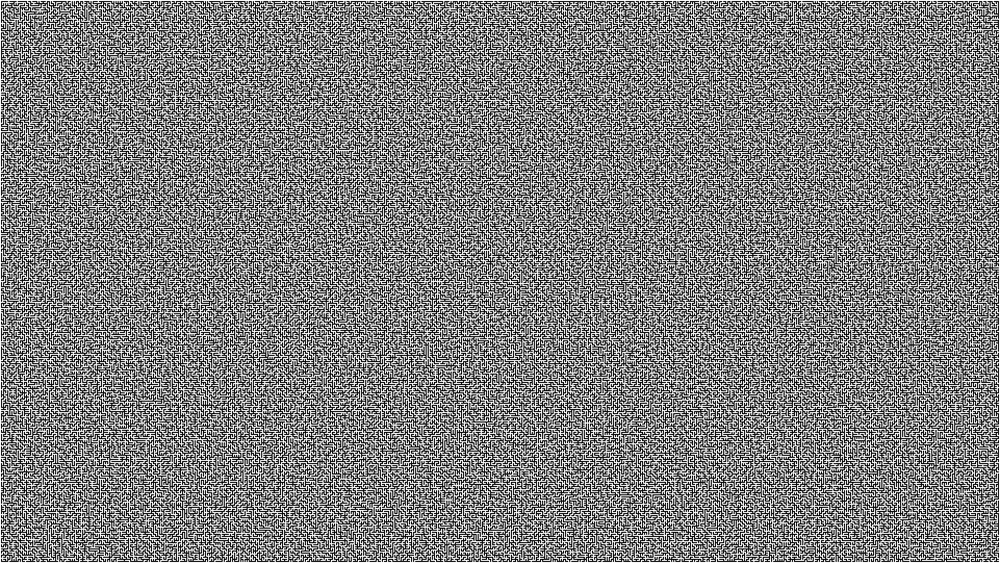
#> input picture image.pgm, 1000 x 563 px, shrunk from 1922 x 1082 before the run
$ python a.py
#> lines starting #> are read from the running program, lines starting #| are printed output that depends on the picture
from PIL import Image
from matplotlib import pyplot as plt
import math

img = Image.open("image.pgm")
#> img is the input picture: PIL image 1000x563 L; min 0, max 255, mean 127.9
img = img.convert(mode='RGB')
#> img: PIL image 1000x563 RGB

dark_border = (13, 37 ,75)
dark_passage = (36, 61 ,101)
light_border = (50, 78 , 128)
light_passage = (74, 102 ,149)

pixels = img.load()
for i in range(img.size[0]):
    for j in range(img.size[1]):
        ratio_x = abs(img.size[0]/2 -i) / (img.size[0]/2)
        ratio_y = abs(img.size[1]/2 -j) / (img.size[1]/2)
        ratio = math.sqrt(ratio_x*ratio_x + ratio_y*ratio_y)
        if pixels[i,j] != (0, 0, 0):
            pixels[i,j] = (
                int(dark_passage[0]*ratio + light_passage[0]*(1-ratio)),
                int(dark_passage[1]*ratio + light_passage[1]*(1-ratio)),
                int(dark_passage[2]*ratio + light_passage[2]*(1-ratio)),
            )
        else:
            pixels[i,j] = (
                int(dark_border[0]*ratio + light_border[0]*(1-ratio)),
                int(dark_border[1]*ratio + light_border[1]*(1-ratio)),
                int(dark_border[2]*ratio + light_border[2]*(1-ratio)),
            )

box = (1, 1, img.width-1 , img.height - 1)
#> box = (1, 1, 999, 562)
img = img.crop(box)
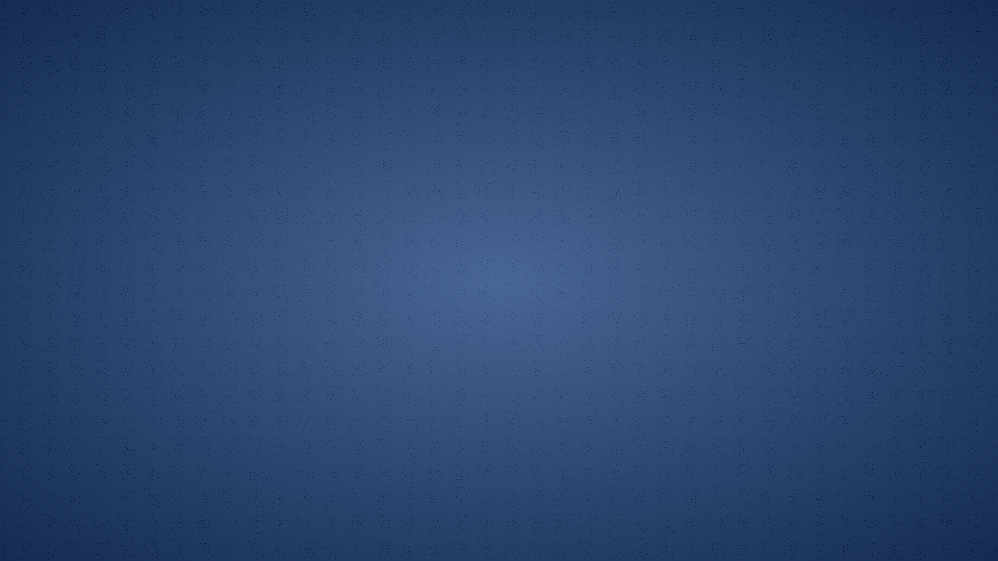
#> img: PIL image 998x561 RGB; mean R, G, B 44, 69.7, 111.4


img.save("color.png")
